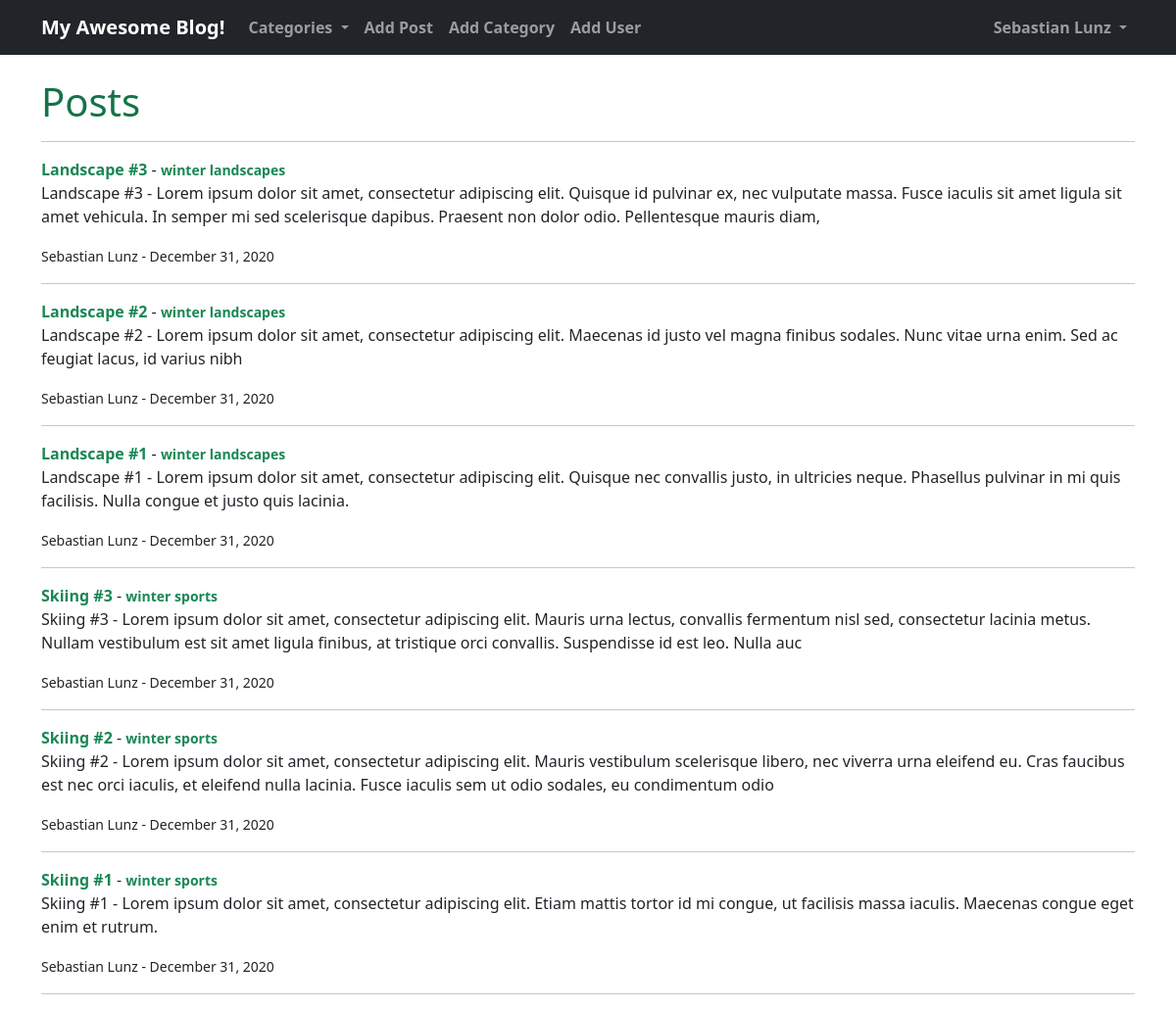
The app's page / (signed in) with its own data.
### blog/models.py (models this page shows, shortened)
class Post(models.Model):
    title = models.CharField(max_length=255)
    title_tag = models.CharField(max_length=255)
    header_image = models.ImageField(blank=True, null=True, default='', upload_to='images/')
    author = models.ForeignKey(User, on_delete=models.CASCADE)
    body = RichTextField(blank=True, null=True, default='')
    post_date = models.DateTimeField(auto_now_add=True)
    category = models.CharField(max_length=255, default='')
    snippet = models.CharField(max_length=255, default='')

### blog/views.py (the view)
# urls.py: path('', views.IndexView.as_view(), name="index"),
class IndexView(ListView):
    model = Post
    template_name = 'index.html'
    ordering = ['-post_date']
    def get_context_data(self, *args, **kwargs):
        cat_menu = Category.objects.all()
        context = super(IndexView, self).get_context_data(*args, **kwargs)
        context["cat_menu"] = cat_menu
        return context

### blog/models.py (called while the page is built)
    def __str__(self):
        return self.name

### blog/templates/index.html (shortened to what this page needs)
{% extends 'base.html' %}
{% load static %}
{% block content %}
<h1>Posts</h1>
<ul><hr/>
    {% for post in object_list %}
        <li>
            <a href="{% url 'blog:article-detail' post.pk %}" class="link-success">
                {{ post.title }}
            </a>
            - <a href="{% url 'blog:category' post.category|slugify %}" class="link-success upper-case">
                {{ post.category }}
            </a>
            <br/>
            {{ post.snippet|safe|linebreaks }}
            <small>
                {{ post.author.first_name }}
                {{ post.author.last_name }}
                - {{ post.post_date|date:"F j, Y" }}
            </small>
            <hr/>
        </li>
    {% endfor %}
</ul>
{% endblock %}

### blog/templates/base.html (shortened to what this page needs)
{% load static %}
<!doctype html>
<html lang="en">
<head>
    <link href="https://cdn.jsdelivr.net/npm/bootstrap@5.0.0-beta1/dist/css/bootstrap.min.css" rel="stylesheet">
    <link rel="stylesheet" href="{% static 'blog/main.css' %}">
</head>
<body>
    <nav class="navbar navbar-expand-lg navbar-dark bg-dark">
        <div class="container">
            <a class="navbar-brand" href="{% url 'blog:index' %}">My Awesome Blog!</a>
            <div class="collapse navbar-collapse" id="navbarSupportedContent">
                <ul class="navbar-nav me-auto mb-2 mb-lg-0">
                    {% if cat_menu %}
                        <li class="nav-item dropdown">
                            <a class="nav-link dropdown-toggle" href="#" id="navbarDropdown" role="button" data-bs-toggle="dropdown" aria-expanded="false">
                              Categories
                            </a>
                        </li>
                    {% else %}
                        <li class="nav-item">
                            <a class="nav-link" href="{% url 'blog:category-list' %}">Categories</a>
                        </li>
                    {% endif %}
                    {% if user.is_authenticated %}
                        <li class="nav-item">
                            <a class="nav-link" href="{% url 'blog:add-post' %}">Add Post</a>
                        </li>
                        <li class="nav-item">
                            <a class="nav-link" href="{% url 'blog:add-category' %}">Add Category</a>
                        </li>
                        <li class="nav-item">
                            <a class="nav-link" href="{% url 'members:register' %}">Add User</a>
                        </li>
                    {% endif %}
                </ul>
                <ul class="navbar-nav ml-auto mb-2 mb-lg-0">
                    {% if not user.is_authenticated %}
                        <li class="nav-item">
                            <a class="nav-link" href="{% url 'login' %}">Login</a>
                        </li>
                    {% else %}
                        <li class="nav-item dropdown">
                            <a class="nav-link dropdown-toggle" href="#" id="navbarDropdown" role="button" data-bs-toggle="dropdown" aria-expanded="false">
                              {{ user.first_name }}
                              {{ user.last_name }}
                            </a>
                        </li>
                    {% endif %}
                </ul>
            </div>
        </div>
    </nav>
    <br/>
    <div class="container">
        {% block content %}{% endblock %}
    </div>
</body>
</html>

### blog/static/blog/main.css (style rules this page uses)
a { text-decoration: none; font-weight: 600; color: #157347; }
h1, h2, h3, h4, h5, h6 { color: #157347; }
.upper-case { font-size: 14px; }
ul { list-style-type: none; padding-left: 0; }

### records on screen
Post: title "Landscape #3", category "winter landscapes", snippet "Landscape #3 - Lorem ipsum dolor sit amet, consectetur adipiscing elit. Quisque id pulvinar ex, nec vulputate massa. Fusce iaculis sit amet ligula sit amet vehicula. In semper mi sed scelerisque dapibus. Praesent non dolor odio. Pellentesque mauris diam,", author.first_name "Sebastian", author.last_name "Lunz", post_date "December 31, 2020"
Post: title "Landscape #2", category "winter landscapes", snippet "Landscape #2 - Lorem ipsum dolor sit amet, consectetur adipiscing elit. Maecenas id justo vel magna finibus sodales. Nunc vitae urna enim. Sed ac feugiat lacus, id varius nibh", author.first_name "Sebastian", author.last_name "Lunz", post_date "December 31, 2020"
Post: title "Landscape #1", category "winter landscapes", snippet "Landscape #1 - Lorem ipsum dolor sit amet, consectetur adipiscing elit. Quisque nec convallis justo, in ultricies neque. Phasellus pulvinar in mi quis facilisis. Nulla congue et justo quis lacinia.", author.first_name "Sebastian", author.last_name "Lunz", post_date "December 31, 2020"
Post: title "Skiing #3", category "winter sports", snippet "Skiing #3 - Lorem ipsum dolor sit amet, consectetur adipiscing elit. Mauris urna lectus, convallis fermentum nisl sed, consectetur lacinia metus. Nullam vestibulum est sit amet ligula finibus, at tristique orci convallis. Suspendisse id est leo. Nulla auc", author.first_name "Sebastian", author.last_name "Lunz", post_date "December 31, 2020"
Post: title "Skiing #2", category "winter sports", snippet "Skiing #2 - Lorem ipsum dolor sit amet, consectetur adipiscing elit. Mauris vestibulum scelerisque libero, nec viverra urna eleifend eu. Cras faucibus est nec orci iaculis, et eleifend nulla lacinia. Fusce iaculis sem ut odio sodales, eu condimentum odio", author.first_name "Sebastian", author.last_name "Lunz", post_date "December 31, 2020"
Post: title "Skiing #1", category "winter sports", snippet "Skiing #1 - Lorem ipsum dolor sit amet, consectetur adipiscing elit. Etiam mattis tortor id mi congue, ut facilisis massa iaculis. Maecenas congue eget enim et rutrum.", author.first_name "Sebastian", author.last_name "Lunz", post_date "December 31, 2020"

### other values on screen
{{ user.first_name }} "Sebastian"
{{ user.last_name }} "Lunz"
